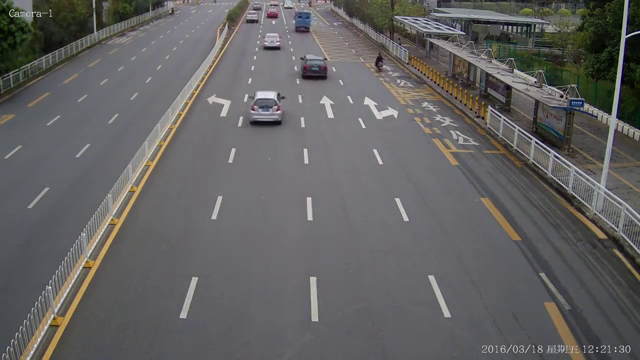
#> input picture frame 119 of Project 4/cars.mp4, 640 x 360 px
$ python try3.py
#> lines starting #> are read from the running program, lines starting #| are printed output that depends on the picture; after the words box and inside, x2 and y2 are one past the last pixel; in counts of white or black regions, pixels touching at a corner belong together
#!/usr/bin/env python3
# -*- coding: utf-8 -*-
"""
Created on Thu May  5 16:17:02 2022

@author: pulkit
"""

import cv2
import numpy as np

from cv2 import VideoWriter, VideoWriter_fourcc


cap = cv2.VideoCapture('cars.mp4')

height, width = 360, 640


FPS = 24
fourcc = VideoWriter_fourcc(*'mp4v')
video = VideoWriter('./result.mp4', fourcc, float(FPS), (width, height))

feature_params = dict(maxCorners = 500,
                      qualityLevel = 0.2,
                      minDistance = 2,
                      blockSize = 7)


def dist(a, b):
    return np.sqrt(np.power(b[0] - a[0], 2) + np.power(b[1] - a[1], 2))

def get_angle(v1, v2):
    dx = v2[0] - v1[0]
    dy = v2[1] - v2[1]
    angle = np.arctan2(dy, dx) *  180.0 / np.pi
    return angle

def norm_dist(v1, v2, sig = 15):
    theta = get_angle(v1, v2)

    x = v1[0] + sig * np.cos(theta)
    y = v1[1] + sig * np.sin(theta)

    return v1, (int(x), int(y))

def optical_flow(old_gray, frame_gray, p0):
    lk_params = dict(winSize = (15,15),
                     maxLevel = 2,
                     criteria = (cv2.TERM_CRITERIA_EPS | cv2.TERM_CRITERIA_COUNT, 10, 0.03))

    p1, st, err = cv2.calcOpticalFlowPyrLK(old_gray, frame_gray, p0, None, **lk_params)
    if st is not None:
        good_new = p1[st==1]
        good_old = p0[st==1]
        return p1,good_new, good_old
    else:
        return None, None

def warp(frame):
    pts1 = np.float32([[(50, height), (250,0), (330,0), (width, height)]])
    pts2 = np.float32([[0,400],[0,0],[200,0],[200,400]])

    matrix = cv2.getPerspectiveTransform(pts1, pts2)
    warped = cv2.warpPerspective(frame, matrix, (200,400))

    return warped


def region(cmask):

    l1 = np.float32([[(0,375), (0,360), (45,360), (45,375)]])
    l2 = np.float32([[(45,375), (45,360), (90,360), (90,375)]])
    l3 = np.float32([[(90,375), (90,360), (140,360), (140,375)]])
    l4 = np.float32([[(145,375), (145,360), (190,360), (190,375)]])
    cv2.fillPoly(cmask, [l1], (120,0,120), cv2.LINE_AA)
    return True


ret, old_frame = cap.read()
#> old_frame is the input picture: shape (360, 640, 3); mean B, G, R 97.6, 97.6, 99
warped_old_frame = warp(old_frame)
#> in warp, `warped = cv2.warpPerspective(frame, matrix, (200,400))`:
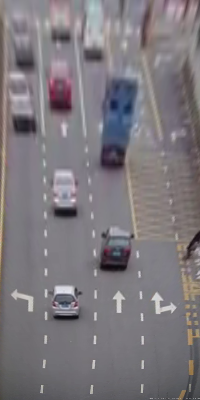
#> warped: shape (400, 200, 3); mean B, G, R 124.9, 119.8, 124.6
old_gray = cv2.cvtColor(old_frame, cv2.COLOR_BGR2GRAY)
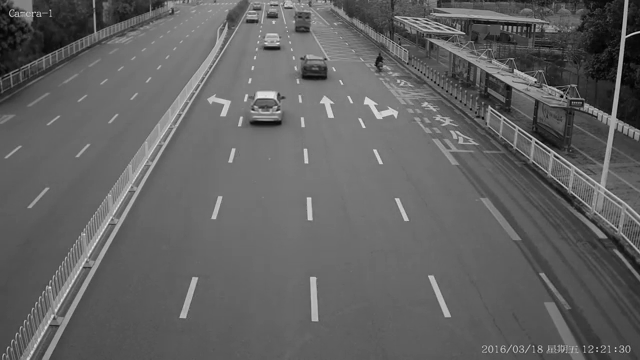
#> old_gray: shape (360, 640); min 1, max 235, mean 98
warped_old_gray = warp(old_gray)
#> in warp (call 2), `warped = cv2.warpPerspective(frame, matrix, (200,400))`:
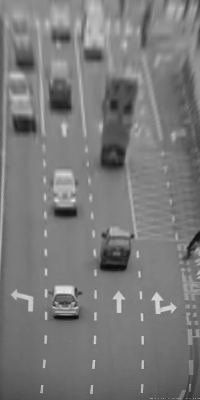
#> warped: shape (400, 200); min 11, max 232, mean 121.9

p0 = cv2.goodFeaturesToTrack(warped_old_gray, mask = None, **feature_params)
#> p0 = 73 rows, first 8: [71, 292], [56, 291], [158, 311], [162, 304], [172, 307], [74, 303], [119, 310], [74, 301]

mask = np.zeros_like(warped_old_frame)
color = np.random.randint(0,255,(500,3))
frame_count = 0
current_angle = 0

cal_mask = np.zeros_like(old_frame[:,:,0])
cal_poly = np.array([[0,375], [0,360], [190,360], [190,375]])

l1 = np.array([[(0,375), (0,360), (45,360), (45,375)]])
l2 = np.array([[(45,375), (45,360), (90,360), (90,375)]])
l3 = np.array([[(90,375), (90,360), (140,360), (140,375)]])
l4 = np.array([[(145,375), (145,360), (190,360), (190,375)]])

cv2.fillConvexPoly(cal_mask, cal_poly, 1)
#> cal_mask: shape (360, 640); every value is 0

while(True):
    frame_count += 1
    ret, frame = cap.read()
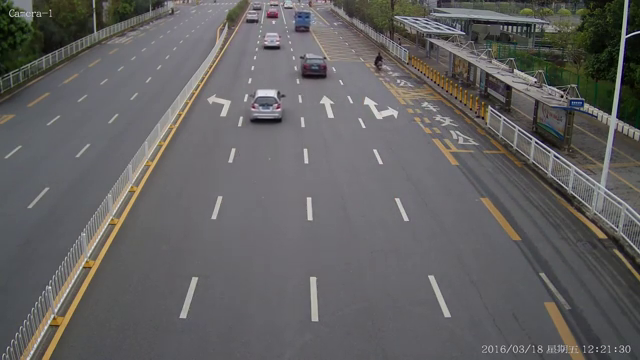
#> input picture frame 120 of Project 4/cars.mp4, 640 x 360 px
#> frame is the input picture: shape (360, 640, 3); mean B, G, R 97.7, 97.6, 99
    if not ret:
        break

    cmask = frame.copy()

    frame_gray = cv2.cvtColor(frame, cv2.COLOR_BGR2GRAY)
    # angles = [0]
    # kps = 0
    warped_frame = warp(frame)
    warped_frame_gray = warp(frame_gray)
    p1,good_new, good_old = optical_flow(warped_old_gray, warped_frame_gray, p0)
#> in optical_flow, `p1, st, err = cv2.calcOpticalFlowPyrLK(old_gray, frame_gray, p0, None,..`: p1 = 73 rows, first 8: [71.05, 289.8], [56.24, 288.9], [158, 311], [162, 304], [172, 307], [74.09, 300.9], [119, 310], [74.1, 298.9]; st = 73 values from 1 to 1; err = 73 values, max 7.23 at index 54, min 0 at index 2, mean 1.55
#> in optical_flow, `good_new = p1[st==1]`: good_new = 73 pairs, first value 14 to 197.8, second value 193.6 to 395
#> in optical_flow, `good_old = p0[st==1]`: good_old = 73 pairs, first value 14 to 198, second value 195 to 395


    # cv2.fillPoly(cmask, [l1], (120,0,120), cv2.LINE_AA)

    # if good_new is not None:

    for i,(new,old) in enumerate(zip(good_new,good_old)):
        new_x, new_y = new.ravel().astype(np.int0)
        old_x, old_y = old.ravel().astype(np.int0)
        # print(new_x, new_y, old_x, old_y)
        # mask = cv2.line(mask, (int(new_x), int(new_y)), (int(old_x), int(old_y)), (0,0,255), 1)
        warped_frame = cv2.circle(warped_frame, (new_x, new_y), 5, 255, -1)
        img = cv2.add(warped_frame,mask)
#> this loop made 73 passes
#> (new_x, new_y, old_x, old_y) on passes 3, 4, 5, 7, 10, 14, 15, 16, 17, 18, 19, 20: (158, 310, 158, 311), (161, 303, 162, 304), (171, 306, 172, 307), (118, 309, 119, 310), (155, 294, 156, 294), (114, 298, 114, 298), (152, 299, 153, 299), (156, 297, 156, 297), (161, 299, 161, 299), (30, 309, 30, 309), (123, 298, 123, 298), (24, 301, 25, 301)
#> (new, new_x, new_y, old_x, old_y) on passes 1, 2, 6, 8, 9, 11: ([71.05, 289.8], 71, 289, 71, 292), ([56.24, 288.9], 56, 288, 56, 291), ([74.09, 300.9], 74, 300, 74, 303), ([74.1, 298.9], 74, 298, 74, 301), ([55.13, 300.8], 55, 300, 55, 303), ([78.07, 290.9], 78, 290, 78, 293)
#> pass 1, `warped_frame = cv2.circle(warped_frame, (new_x, new_y), 5, 255, -1)`:
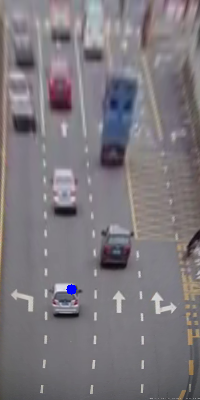
#> warped_frame: shape (400, 200, 3); mean B, G, R 125.1, 119.7, 124.6
#> pass 3, `warped_frame = cv2.circle(warped_frame, (new_x, new_y), 5, 255, -1)`:
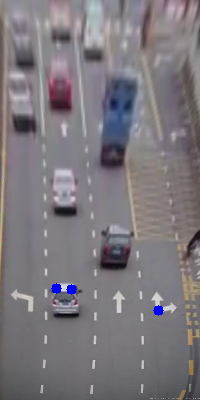
#> warped_frame: shape (400, 200, 3); mean B, G, R 125.3, 119.4, 124.3
#> after the loop:
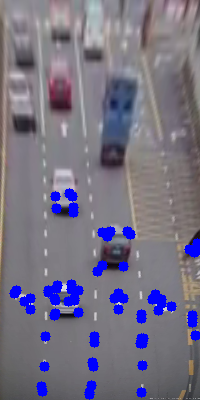
#> warped_frame: shape (400, 200, 3); 5.22% of pixels changed, all inside (x1, y1, x2, y2) = (9, 188, 200, 400)


    # res1 = cv2.pointPolygonTest([l1], p1, True)

    warped_old_gray = warped_frame_gray.copy()
    if good_new is not None:

        p0 = cv2.goodFeaturesToTrack(warped_old_gray, mask = None, **feature_params)
#> p0 = 68 rows, first 8: [71, 290], [56, 289], [158, 311], [162, 304], [172, 307], [119, 310], [74, 301], [74, 298]

        # p0 = good_new.reshape(-1,1,2)
    else:
        print("finding new features")
        p0 = cv2.goodFeaturesToTrack(warped_old_gray, mask = None, **feature_params)
    cv2.imshow('frame', img)
    if cv2.waitKey(10) & 0xff == ord('q'):
#> (key q is pressed here)
        break

cv2.destroyAllWindows()
cap.release()

$ run again, starting later in the video
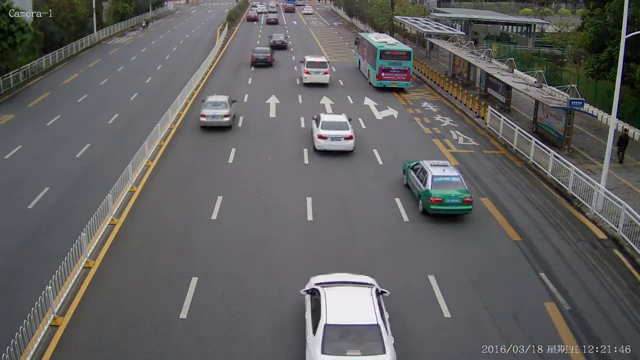
#> input picture frame 535 of Project 4/cars.mp4, 640 x 360 px
#> old_frame is the input picture: shape (360, 640, 3); mean B, G, R 96.3, 96.1, 97.1
#> warped: shape (400, 200)
#> `p0 = cv2.goodFeaturesToTrack(warped_old_gray, mask = None, **feature_p..`: p0 = 40 rows, first 8: [92, 387], [114, 390], [116, 388], [97, 391], [104, 326], [113, 395], [113, 393], [93, 393]
#> cal_mask: shape (360, 640); every value is 0
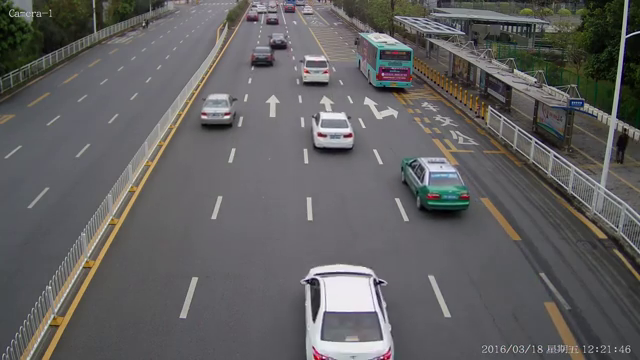
#> input picture frame 536 of Project 4/cars.mp4, 640 x 360 px
#> frame is the input picture: shape (360, 640, 3); mean B, G, R 96.7, 96.4, 97.5
#> warped: shape (400, 200, 3)
#> warped: shape (400, 200)
#> in optical_flow, `p1, st, err = cv2.calcOpticalFlowPyrLK(old_gray, frame_gray, p0, None,..`: p1 = 40 rows, first 8: [92.31, 384.8], [114.3, 387.8], [116.3, 385.8], [97.42, 388.7], [104.1, 324.4], [113.3, 392.7], [113.3, 390.8], [93.34, 390.8]; st = 40 values from 1 to 1; err = 40 values, max 24.79 at index 5, min 0.0347 at index 21, mean 6.87
#> in optical_flow, `good_new = p1[st==1]`: good_new = 40 pairs, first value 36.94 to 189, second value 235.8 to 392.7
#> in optical_flow, `good_old = p0[st==1]`: good_old = 40 pairs, first value 37 to 189, second value 237 to 395
#> the loop `for i,(new,old) in enumerate(zip(good_new,good_old)):` made 40 passes
#> (new, new_x, new_y, old_x, old_y) on passes 1 to 8: ([92.31, 384.8], 92, 384, 92, 387), ([114.3, 387.8], 114, 387, 114, 390), ([116.3, 385.8], 116, 385, 116, 388), ([97.42, 388.7], 97, 388, 97, 391), ([104.1, 324.4], 104, 324, 104, 326), ([113.3, 392.7], 113, 392, 113, 395), ([113.3, 390.8], 113, 390, 113, 393), ([93.34, 390.8], 93, 390, 93, 393)
#> after the loop `for i,(new,old) in enumerate(zip(good_new,good_old)):`:
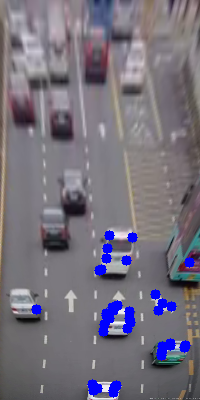
#> warped_frame: shape (400, 200, 3); mean B, G, R 124.8, 112.3, 117.4
#> `p0 = cv2.goodFeaturesToTrack(warped_old_gray, mask = None, **feature_p..`: p0 = 36 rows, first 8: [92, 385], [93, 394], [97, 389], [115, 393], [95, 394], [114, 389], [105, 325], [116, 385]

$ run again, starting later in the video
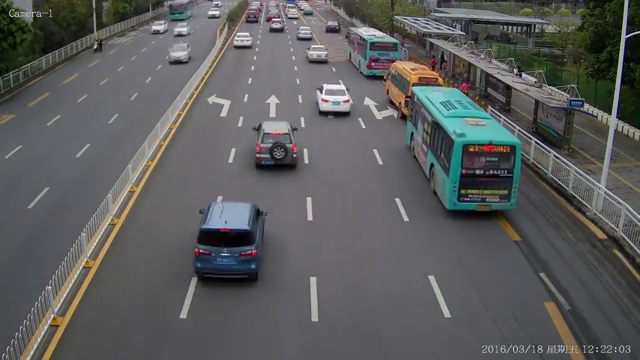
#> input picture frame 952 of Project 4/cars.mp4, 640 x 360 px
#> old_frame is the input picture: shape (360, 640, 3); mean B, G, R 92.3, 92.6, 91.9
#> warped: shape (400, 200)
#> `p0 = cv2.goodFeaturesToTrack(warped_old_gray, mask = None, **feature_p..`: p0 = 141 rows, first 8: [138, 280], [118, 290], [118, 288], [122, 279], [121, 288], [113, 303], [61, 368], [114, 291]
#> cal_mask: shape (360, 640); every value is 0
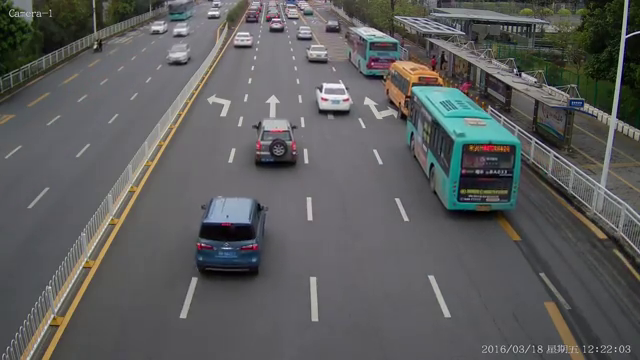
#> input picture frame 953 of Project 4/cars.mp4, 640 x 360 px
#> frame is the input picture: shape (360, 640, 3); mean B, G, R 92.6, 92.8, 92.1
#> warped: shape (400, 200, 3)
#> warped: shape (400, 200)
#> in optical_flow, `p1, st, err = cv2.calcOpticalFlowPyrLK(old_gray, frame_gray, p0, None,..`: p1 = 141 rows, first 8: [137.9, 278.7], [117.9, 288.6], [117.9, 286.6], [121.9, 277.7], [120.9, 286.6], [113, 301.8], [61.17, 366.2], [113.9, 289.6]; st = 141 values from 1 to 1; err = 141 values, max 8.37 at index 99, min 0 at index 16, mean 3.02
#> in optical_flow, `good_new = p1[st==1]`: good_new = 141 pairs, first value 10.08 to 194.8, second value 103.6 to 394
#> in optical_flow, `good_old = p0[st==1]`: good_old = 141 pairs, first value 10 to 195, second value 103 to 394
#> the loop `for i,(new,old) in enumerate(zip(good_new,good_old)):` made 141 passes
#> (new, new_x, new_y, old_x, old_y) on passes 1 to 8: ([137.9, 278.7], 137, 278, 138, 280), ([117.9, 288.6], 117, 288, 118, 290), ([117.9, 286.6], 117, 286, 118, 288), ([121.9, 277.7], 121, 277, 122, 279), ([120.9, 286.6], 120, 286, 121, 288), ([113, 301.8], 112, 301, 113, 303), ([61.17, 366.2], 61, 366, 61, 368), ([113.9, 289.6], 113, 289, 114, 291)
#> after the loop `for i,(new,old) in enumerate(zip(good_new,good_old)):`:
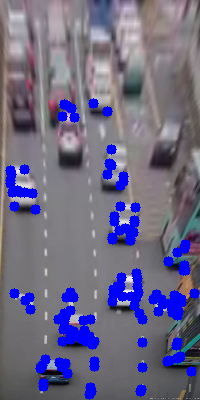
#> warped_frame: shape (400, 200, 3); mean B, G, R 133.9, 104.5, 109.4
#> `p0 = cv2.goodFeaturesToTrack(warped_old_gray, mask = None, **feature_p..`: p0 = 143 rows, first 8: [138, 279], [122, 278], [117, 286], [118, 288], [113, 302], [121, 286], [137, 274], [61, 366]
